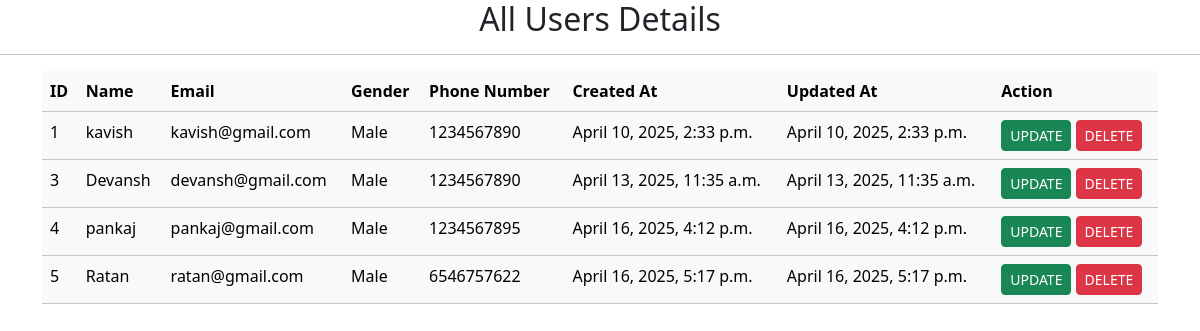
Page /allprofile/ (signed in) on the earlier database version.
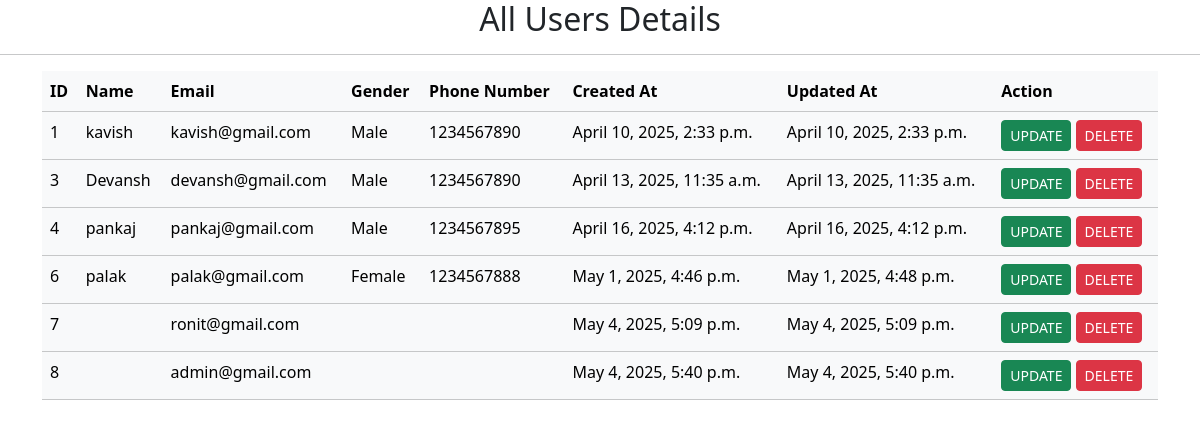
Same page on the later database version.
### AuthApp/models.py (models this page shows, shortened)
class AppUser(AbstractUser):
    GENDER_CHOICES = (
        ('Male', 'Male'),
        ('Female', 'Female'),
        ('Other', 'Other'),
    )
    email = models.EmailField(unique=True)
    name = models.CharField(max_length=100)
    phone = models.CharField(max_length=10,validators=[MinLengthValidator(10)])
    created_at = models.DateTimeField(auto_now_add=True , null=True)
    updated_at = models.DateTimeField(auto_now=True , null=True)
    gender = models.CharField(max_length=10, choices=GENDER_CHOICES)
    username= None
    objects = AppUserManager()
    USERNAME_FIELD = 'email'
    REQUIRED_FIELDS = ['name', 'phone', 'gender']

### AuthApp/views.py (the view)
# urls.py: path('allprofile/', views.all_profile_view, name='allprofile'),
@login_required
def all_profile_view(request):
    users = AppUser.objects.all()
    return render(request, 'all_profile.html' , context={'users':users})

### AuthApp/templates/all_profile.html (shortened to what this page needs)
<!DOCTYPE html>
<html lang="en">
<head>
    <link href="https://cdn.jsdelivr.net/npm/bootstrap@5.3.5/dist/css/bootstrap.min.css" rel="stylesheet">
</head>
<body>
    {% if users %}
    <h2 class="text-center">All Users Details</h2>
    <hr>
    <div class="container">
        <table class="table table-light">
            <tr>
                <th>ID</th>
                <th>Name</th>
                <th>Email</th>
                <th>Gender</th>
                <th>Phone Number</th>
                <th>Created At</th>
                <th>Updated At</th>
                <th>Action</th>
            </tr>
            {% for user in users %}
            <tr>
                <td>{{user.id}}</td>
                <td>{{user.name}}</td>
                <td>{{user.email}}</td>
                <td>{{user.gender}}</td>
                <td>{{user.phone}}</td>
                <td>{{user.created_at}}</td>
                <td>{{user.updated_at}}</td>
                <td>
                    <a href="#" class="btn btn-success btn-sm">UPDATE</a>
                    <a href="{% url 'delete_user' user.id %}" class="btn btn-danger btn-sm" onclick="return confirm('Are you sure you want to delete this user?');">DELETE</a>
                </td>
            </tr>
            {% endfor %}
        </table>
    </div>
    {% else %}
    <h2>Oops!! , No User Found</h2>
    {% endif %}
</body>
</html>

Differences in the rows shown:
removed AppUser: id "5", name "Ratan", email "ratan@gmail.com", gender "Male", phone "6546757622", created_at "April 16, 2025, 5:17 p.m.", updated_at "April 16, 2025, 5:17 p.m."
added AppUser: id "6", name "palak", email "palak@gmail.com", gender "Female", phone "1234567888", created_at "May 1, 2025, 4:46 p.m.", updated_at "May 1, 2025, 4:48 p.m."
added AppUser: id "7", email "ronit@gmail.com", created_at "May 4, 2025, 5:09 p.m.", updated_at "May 4, 2025, 5:09 p.m."
added AppUser: id "8", email "admin@gmail.com", created_at "May 4, 2025, 5:40 p.m.", updated_at "May 4, 2025, 5:40 p.m."
